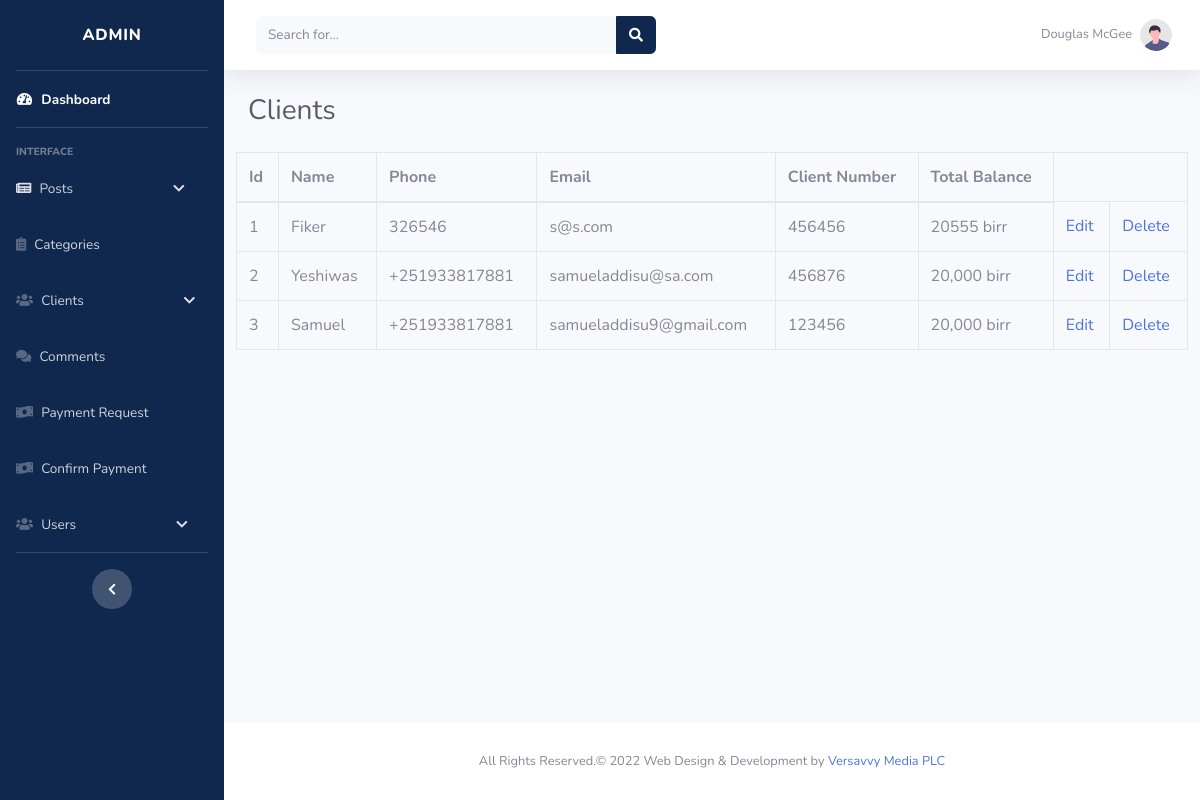
The app's page /admin/clients.php (signed in) with its own data.
### tables this page shows
CREATE TABLE `clients` (
  `client_id` int(3) NOT NULL,
  `client_name` varchar(255) NOT NULL,
  `client_phone` varchar(255) NOT NULL,
  `client_email` varchar(255) NOT NULL,
  `client_number` varchar(255) NOT NULL,
  `client_balance` varchar(255) NOT NULL
);

### admin/includes/view_all_clients.php (the view, shortened to what this page needs)
<table class="table table-bordered table-hover col-12" id="dataTable" width="100%" cellspacing="0">
  <thead>
    <tr>
      <th>Id</th>
      <th>Name</th>
      <th>Phone</th>
      <th>Email</th>
      <th>Client Number</th>
      <th>Total Balance</th>
    </tr>
  </thead>
  <tbody>
    <?php
    $query = "SELECT * FROM clients";
    $result = mysqli_query($connection, $query);
    while ($row = mysqli_fetch_assoc($result)) {
      $client_id = $row['client_id'];
      $client_name = $row['client_name'];
      $client_phone = $row['client_phone'];
      $client_email = $row['client_email'];
      $client_number = $row['client_number'];
      $client_balance = $row['client_balance'];
      echo "<tr>";
      echo "<td>{$client_id}</td>";
      echo "<td>{$client_name}</td>";
      echo "<td>{$client_phone}</td>";
      echo "<td>{$client_email}</td>";
      echo "<td>{$client_number}</td>";
      echo "<td>{$client_balance} birr</td>";
      echo "<td><a href='clients.php?source=edit_client&p_id=$client_id'>Edit</a></td>";
      echo "<td><a href='clients.php?delete=$client_id'>Delete</a></td>";
      echo "</tr>";
    }
    ?>
  </tbody>
</table>

### records on screen
clients: client_id "1", client_name "Fiker", client_phone "326546", client_email "s@s.com", client_number "456456", client_balance "20555"
clients: client_id "2", client_name "Yeshiwas", client_phone "+251933817881", client_email "samueladdisu@sa.com", client_number "456876", client_balance "20,000"
clients: client_id "3", client_name "Samuel", client_phone "+251933817881", client_email "samueladdisu9@gmail.com", client_number "123456", client_balance "20,000"
